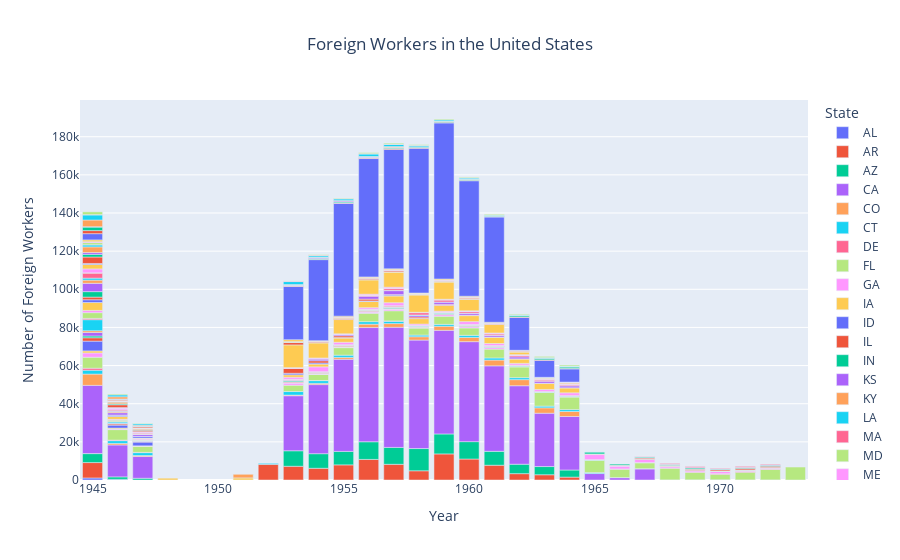

Notebook cell for this chart:
### Markdown cell above
**3. Create a graph that shows the changes in the number of foreign workers over time.**

*NOTE: This should hopefully be a quick step because you can just adjust your code from question 3 in the previous section!!*

### Code cell
#filter out missing data
foreign = farmworkers_df[farmworkers_df['TotalForeign'].notna()]
foreign = foreign[foreign['TotalForeign'] > 0.0]

foreign = foreign.groupby(['State', 'Year'])['TotalForeign'].mean().reset_index()

foreignfig = px.bar(foreign, x='Year', y='TotalForeign', color='State', title='Foreign Workers in the United States',
                   labels={'TotalForeign': 'Number of Foreign Workers'})
foreignfig.update_layout(title={'x':0.5, 'xanchor': 'center'})

### Figure 1 — Plotly figure (JSON) as saved in the notebook; plotly's stock layout.template omitted (floating-point values rounded to 4 significant figures)
{"data": [{"alignmentgroup": "True", "hovertemplate": "State=AL<br>Year=%{x}<br>Number of Foreign Workers=%{y}<extra></extra>", "legendgroup": "AL", "marker": {"color": "#636efa", "pattern": {"shape": ""}}, "name": "AL", "offsetgroup": "AL", "orientation": "v", "showlegend": true, "textposition": "auto", "type": "bar", "x": [1945, 1946], "xaxis": "x", "y": [1063.0, 350.3], "yaxis": "y"}, {"alignmentgroup": "True", "hovertemplate": "State=AR<br>Year=%{x}<br>Number of Foreign Workers=%{y}<extra></extra>", "legendgroup": "AR", "marker": {"color": "#EF553B", "pattern": {"shape": ""}}, "name": "AR", "offsetgroup": "AR", "orientation": "v", "showlegend": true, "textposition": "auto", "type": "bar", "x": [1945, 1952, 1953, 1954, 1955, 1956, 1957, 1958, 1959, 1960, 1961, 1962, 1963, 1964], "xaxis": "x", "y": [8076.0, 8204.0, 7192, 6149, 7936.0, 10800.0, 8229, 4834.0, 13680.0, 11000.0, 7742.0, 3330, 2756.0, 1509.0], "yaxis": "y"}, {"alignmentgroup": "True", "hovertemplate": "State=AZ<br>Year=%{x}<br>Number of Foreign Workers=%{y}<extra></extra>", "legendgroup": "AZ", "marker": {"color": "#00cc96", "pattern": {"shape": ""}}, "name": "AZ", "offsetgroup": "AZ", "orientation": "v", "showlegend": true, "textposition": "auto", "type": "bar", "x": [1945, 1946, 1947, 1953, 1954, 1955, 1956, 1957, 1958, 1959, 1960, 1961, 1962, 1963, 1964], "xaxis": "x", "y": [4701.0, 1281.0, 900.5, 8136, 7644, 7055.0, 9256.0, 8850.0, 11660.0, 10470.0, 9118.0, 7295.0, 4938.0, 4296, 3730.0], "yaxis": "y"}, {"alignmentgroup": "True", "hovertemplate": "State=CA<br>Year=%{x}<br>Number of Foreign Workers=%{y}<extra></extra>", "legendgroup": "CA", "marker": {"color": "#ab63fa", "pattern": {"shape": ""}}, "name": "CA", "offsetgroup": "CA", "orientation": "v", "showlegend": true, "textposition": "auto", "type": "bar", "x": [1945, 1946, 1947, 1953, 1954, 1955, 1956, 1957, 1958, 1959, 1960, 1961, 1962, 1963, 1964, 1965, 1966, 1967], "xaxis": "x", "y": [35780.0, 16750.0, 11410.0, 28870.0, 36230.0, 48325, 59885, 63010, 56875, 54320.0, 52410.0, 44830.0, 41160.0, 27980.0, 28060.0, 3387.0, 1232.0, 5850], "yaxis": "y"}, {"alignmentgroup": "True", "hovertemplate": "State=CO<br>Year=%{x}<br>Number of Foreign Workers=%{y}<extra></extra>", "legendgroup": "CO", "marker": {"color": "#FFA15A", "pattern": {"shape": ""}}, "name": "CO", "offsetgroup": "CO", "orientation": "v", "showlegend": true, "textposition": "auto", "type": "bar", "x": [1945, 1946, 1947, 1953, 1954, 1955, 1956, 1957, 1958, 1959, 1960, 1961, 1962, 1963, 1964], "xaxis": "x", "y": [5916.0, 809.8, 518, 341, 659.2, 974.8, 1784.0, 1924.0, 1762.0, 2167.0, 2232.0, 3033.0, 3192.0, 2811.0, 2625.0], "yaxis": "y"}, {"alignmentgroup": "True", "hovertemplate": "State=CT<br>Year=%{x}<br>Number of Foreign Workers=%{y}<extra></extra>", "legendgroup": "CT", "marker": {"color": "#19d3f3", "pattern": {"shape": ""}}, "name": "CT", "offsetgroup": "CT", "orientation": "v", "showlegend": true, "textposition": "auto", "type": "bar", "x": [1945, 1946, 1947, 1953, 1954, 1955, 1956, 1957, 1958, 1959, 1960, 1961, 1962, 1963, 1964, 1965, 1966, 1967, 1968, 1969, 1970, 1971, 1972], "xaxis": "x", "y": [2033.0, 1435.0, 1522.0, 1850, 1409.0, 1161.0, 1303.0, 1272.0, 857.5, 967.1, 1073.0, 1089.0, 1038.0, 882.5, 988.3, 492, 50, 90, 64, 89.5, 100, 60, 55], "yaxis": "y"}, {"alignmentgroup": "True", "hovertemplate": "State=DE<br>Year=%{x}<br>Number of Foreign Workers=%{y}<extra></extra>", "legendgroup": "DE", "marker": {"color": "#FF6692", "pattern": {"shape": ""}}, "name": "DE", "offsetgroup": "DE", "orientation": "v", "showlegend": true, "textposition": "auto", "type": "bar", "x": [1945, 1946, 1947, 1954, 1957], "xaxis": "x", "y": [1050.0, 300.2, 134.4, 86, 115], "yaxis": "y"}, {"alignmentgroup": "True", "hovertemplate": "State=FL<br>Year=%{x}<br>Number of Foreign Workers=%{y}<extra></extra>", "legendgroup": "FL", "marker": {"color": "#B6E880", "pattern": {"shape": ""}}, "name": "FL", "offsetgroup": "FL", "orientation": "v", "showlegend": true, "textposition": "auto", "type": "bar", "x": [1945, 1946, 1947, 1953, 1954, 1955, 1956, 1957, 1958, 1959, 1960, 1961, 1962, 1963, 1964, 1965, 1966, 1967, 1968, 1969, 1970, 1971, 1972, 1973], "xaxis": "x", "y": [5757.0, 5503.0, 3115.0, 3315.0, 3184.0, 3936.0, 4413.0, 5348.0, 3664.0, 4266.0, 3886.0, 4653.0, 5678.0, 7205, 6637.0, 6518.0, 4380, 3074.0, 6083.0, 3886.0, 2882.0, 3994.0, 5459.0, 6802.0], "yaxis": "y"}, {"alignmentgroup": "True", "hovertemplate": "State=GA<br>Year=%{x}<br>Number of Foreign Workers=%{y}<extra></extra>", "legendgroup": "GA", "marker": {"color": "#FF97FF", "pattern": {"shape": ""}}, "name": "GA", "offsetgroup": "GA", "orientation": "v", "showlegend": true, "textposition": "auto", "type": "bar", "x": [1945, 1946, 1947, 1953, 1954, 1955, 1956, 1957, 1958, 1959, 1960, 1961], "xaxis": "x", "y": [2243.0, 361.3, 142.7, 1152, 212.5, 242.3, 646.7, 888, 439, 821, 644.5, 763.5], "yaxis": "y"}, {"alignmentgroup": "True", "hovertemplate": "State=IA<br>Year=%{x}<br>Number of Foreign Workers=%{y}<extra></extra>", "legendgroup": "IA", "marker": {"color": "#FECB52", "pattern": {"shape": ""}}, "name": "IA", "offsetgroup": "IA", "orientation": "v", "showlegend": true, "textposition": "auto", "type": "bar", "x": [1945, 1946, 1947, 1953, 1954, 1955, 1956, 1957, 1958, 1959, 1960, 1961, 1962], "xaxis": "x", "y": [1079.0, 451.8, 172.6, 113.5, 256, 163.3, 63.67, 32, 44, 48.33, 70.67, 193, 98.5], "yaxis": "y"}, {"alignmentgroup": "True", "hovertemplate": "State=ID<br>Year=%{x}<br>Number of Foreign Workers=%{y}<extra></extra>", "legendgroup": "ID", "marker": {"color": "#636efa", "pattern": {"shape": ""}}, "name": "ID", "offsetgroup": "ID", "orientation": "v", "showlegend": true, "textposition": "auto", "type": "bar", "x": [1945, 1946, 1947, 1953, 1954, 1955, 1956, 1957], "xaxis": "x", "y": [5128, 1531.0, 1957.0, 144, 159.4, 179.2, 177.2, 127.2], "yaxis": "y"}, {"alignmentgroup": "True", "hovertemplate": "State=IL<br>Year=%{x}<br>Number of Foreign Workers=%{y}<extra></extra>", "legendgroup": "IL", "marker": {"color": "#EF553B", "pattern": {"shape": ""}}, "name": "IL", "offsetgroup": "IL", "orientation": "v", "showlegend": true, "textposition": "auto", "type": "bar", "x": [1945, 1946, 1947, 1953, 1954, 1955, 1956, 1957, 1958, 1959, 1960, 1961, 1962, 1963], "xaxis": "x", "y": [1750.0, 648, 363.5, 394, 276.4, 348.2, 295.4, 213.8, 172.2, 223.5, 244, 47.5, 113, 35], "yaxis": "y"}, {"alignmentgroup": "True", "hovertemplate": "State=IN<br>Year=%{x}<br>Number of Foreign Workers=%{y}<extra></extra>", "legendgroup": "IN", "marker": {"color": "#00cc96", "pattern": {"shape": ""}}, "name": "IN", "offsetgroup": "IN", "orientation": "v", "showlegend": true, "textposition": "auto", "type": "bar", "x": [1945, 1946, 1947, 1953, 1954, 1955, 1956, 1957, 1958, 1959, 1960, 1961, 1962, 1963, 1964], "xaxis": "x", "y": [942.1, 153.8, 123.4, 543.5, 212.2, 249.4, 395.9, 553.3, 418.8, 580.4, 446.3, 439, 312.2, 185.5, 101], "yaxis": "y"}, {"alignmentgroup": "True", "hovertemplate": "State=KS<br>Year=%{x}<br>Number of Foreign Workers=%{y}<extra></extra>", "legendgroup": "KS", "marker": {"color": "#ab63fa", "pattern": {"shape": ""}}, "name": "KS", "offsetgroup": "KS", "orientation": "v", "showlegend": true, "textposition": "auto", "type": "bar", "x": [1945, 1946, 1947, 1956, 1957, 1958, 1959, 1960, 1961, 1962, 1963, 1964], "xaxis": "x", "y": [1812, 183.6, 188.6, 28.67, 95, 39, 12.6, 14.17, 34, 78.5, 80.5, 143.3], "yaxis": "y"}, {"alignmentgroup": "True", "hovertemplate": "State=KY<br>Year=%{x}<br>Number of Foreign Workers=%{y}<extra></extra>", "legendgroup": "KY", "marker": {"color": "#FFA15A", "pattern": {"shape": ""}}, "name": "KY", "offsetgroup": "KY", "orientation": "v", "showlegend": true, "textposition": "auto", "type": "bar", "x": [1945, 1953, 1956, 1957, 1958, 1959, 1960, 1961], "xaxis": "x", "y": [935.6, 73.5, 193.5, 142.4, 96, 162.6, 94.25, 57], "yaxis": "y"}, {"alignmentgroup": "True", "hovertemplate": "State=LA<br>Year=%{x}<br>Number of Foreign Workers=%{y}<extra></extra>", "legendgroup": "LA", "marker": {"color": "#19d3f3", "pattern": {"shape": ""}}, "name": "LA", "offsetgroup": "LA", "orientation": "v", "showlegend": true, "textposition": "auto", "type": "bar", "x": [1945, 1946, 1947, 1952, 1953, 1964, 1965], "xaxis": "x", "y": [5800.0, 682.8, 204, 534, 177.3, 202.7, 138], "yaxis": "y"}, {"alignmentgroup": "True", "hovertemplate": "State=MA<br>Year=%{x}<br>Number of Foreign Workers=%{y}<extra></extra>", "legendgroup": "MA", "marker": {"color": "#FF6692", "pattern": {"shape": ""}}, "name": "MA", "offsetgroup": "MA", "orientation": "v", "showlegend": true, "textposition": "auto", "type": "bar", "x": [1945, 1946, 1947, 1953, 1954, 1955, 1956, 1957, 1958, 1959, 1960, 1961, 1962, 1963, 1964, 1965, 1966, 1967, 1968, 1969, 1970, 1971, 1972], "xaxis": "x", "y": [683.9, 201.2, 98.55, 454, 239, 242.5, 231.4, 511.6, 147.1, 203.3, 319.7, 316.4, 340.1, 241.8, 342.8, 157.6, 134.5, 136, 185, 308.5, 358, 401.5, 292], "yaxis": "y"}, {"alignmentgroup": "True", "hovertemplate": "State=MD<br>Year=%{x}<br>Number of Foreign Workers=%{y}<extra></extra>", "legendgroup": "MD", "marker": {"color": "#B6E880", "pattern": {"shape": ""}}, "name": "MD", "offsetgroup": "MD", "orientation": "v", "showlegend": true, "textposition": "auto", "type": "bar", "x": [1945, 1946, 1947, 1953, 1954, 1955, 1956, 1957, 1958, 1959, 1960, 1961, 1962], "xaxis": "x", "y": [3002.0, 736.5, 342.8, 85.33, 86.92, 121.7, 81.67, 74.17, 32.2, 38.14, 19.33, 18.5, 11], "yaxis": "y"}, {"alignmentgroup": "True", "hovertemplate": "State=ME<br>Year=%{x}<br>Number of Foreign Workers=%{y}<extra></extra>", "legendgroup": "ME", "marker": {"color": "#FF97FF", "pattern": {"shape": ""}}, "name": "ME", "offsetgroup": "ME", "orientation": "v", "showlegend": true, "textposition": "auto", "type": "bar", "x": [1945, 1946, 1947, 1953, 1954, 1955, 1956, 1957, 1958, 1959, 1960, 1961, 1962, 1963, 1964, 1965, 1966, 1967, 1968, 1969, 1970, 1971, 1972], "xaxis": "x", "y": [1165.0, 446.4, 610.7, 1052, 2534.0, 1278, 821.7, 1585.0, 739.2, 560.2, 1469, 1067.0, 868, 1011, 1384.0, 2662.0, 1503, 1618.0, 744, 653, 1147, 581, 425], "yaxis": "y"}, {"alignmentgroup": "True", "hovertemplate": "State=MI<br>Year=%{x}<br>Number of Foreign Workers=%{y}<extra></extra>", "legendgroup": "MI", "marker": {"color": "#FECB52", "pattern": {"shape": ""}}, "name": "MI", "offsetgroup": "MI", "orientation": "v", "showlegend": true, "textposition": "auto", "type": "bar", "x": [1945, 1946, 1947, 1948, 1951, 1953, 1954, 1955, 1956, 1957, 1958, 1959, 1960, 1961, 1962, 1963, 1964], "xaxis": "x", "y": [4147.0, 1456.0, 225.2, 947.4, 1104.0, 1279, 1436.0, 2226.0, 3216.0, 3520.0, 2843.0, 2989.0, 3138.0, 3294.0, 2306.0, 3225.0, 2616.0], "yaxis": "y"}, {"alignmentgroup": "True", "hovertemplate": "State=MN<br>Year=%{x}<br>Number of Foreign Workers=%{y}<extra></extra>", "legendgroup": "MN", "marker": {"color": "#636efa", "pattern": {"shape": ""}}, "name": "MN", "offsetgroup": "MN", "orientation": "v", "showlegend": true, "textposition": "auto", "type": "bar", "x": [1945, 1946, 1947, 1953, 1954, 1955, 1956, 1957, 1958, 1959, 1960, 1961, 1962, 1963, 1964], "xaxis": "x", "y": [1461.0, 766.6, 876.1, 786, 587, 255.7, 305, 484.7, 163.3, 89.17, 71.6, 115.7, 73, 57.25, 14], "yaxis": "y"}, {"alignmentgroup": "True", "hovertemplate": "State=MO<br>Year=%{x}<br>Number of Foreign Workers=%{y}<extra></extra>", "legendgroup": "MO", "marker": {"color": "#EF553B", "pattern": {"shape": ""}}, "name": "MO", "offsetgroup": "MO", "orientation": "v", "showlegend": true, "textposition": "auto", "type": "bar", "x": [1945, 1946, 1947, 1953, 1954, 1955, 1956, 1957, 1958, 1959, 1960], "xaxis": "x", "y": [1383.0, 34.17, 16.18, 2600, 1163.0, 906, 938.3, 227.5, 685, 497, 194.8], "yaxis": "y"}, {"alignmentgroup": "True", "hovertemplate": "State=MS<br>Year=%{x}<br>Number of Foreign Workers=%{y}<extra></extra>", "legendgroup": "MS", "marker": {"color": "#00cc96", "pattern": {"shape": ""}}, "name": "MS", "offsetgroup": "MS", "orientation": "v", "showlegend": true, "textposition": "auto", "type": "bar", "x": [1945], "xaxis": "x", "y": [2867.0], "yaxis": "y"}, {"alignmentgroup": "True", "hovertemplate": "State=MT<br>Year=%{x}<br>Number of Foreign Workers=%{y}<extra></extra>", "legendgroup": "MT", "marker": {"color": "#ab63fa", "pattern": {"shape": ""}}, "name": "MT", "offsetgroup": "MT", "orientation": "v", "showlegend": true, "textposition": "auto", "type": "bar", "x": [1945, 1946, 1947, 1954, 1955, 1956, 1957, 1958, 1959, 1960, 1961, 1962, 1963, 1964], "xaxis": "x", "y": [4357.0, 1215.0, 986.7, 877.7, 627.7, 1507, 2082.0, 831, 1217, 1002, 798.7, 1011.0, 981.7, 983.5], "yaxis": "y"}, {"alignmentgroup": "True", "hovertemplate": "State=NC<br>Year=%{x}<br>Number of Foreign Workers=%{y}<extra></extra>", "legendgroup": "NC", "marker": {"color": "#FFA15A", "pattern": {"shape": ""}}, "name": "NC", "offsetgroup": "NC", "orientation": "v", "showlegend": true, "textposition": "auto", "type": "bar", "x": [1945, 1946, 1947], "xaxis": "x", "y": [1681.0, 512.9, 235.9], "yaxis": "y"}, {"alignmentgroup": "True", "hovertemplate": "State=ND<br>Year=%{x}<br>Number of Foreign Workers=%{y}<extra></extra>", "legendgroup": "ND", "marker": {"color": "#19d3f3", "pattern": {"shape": ""}}, "name": "ND", "offsetgroup": "ND", "orientation": "v", "showlegend": true, "textposition": "auto", "type": "bar", "x": [1945, 1946, 1947, 1957, 1958, 1959, 1960, 1961], "xaxis": "x", "y": [1039.0, 242.2, 58.22, 170, 249, 36, 54, 108], "yaxis": "y"}, {"alignmentgroup": "True", "hovertemplate": "State=NE<br>Year=%{x}<br>Number of Foreign Workers=%{y}<extra></extra>", "legendgroup": "NE", "marker": {"color": "#FF6692", "pattern": {"shape": ""}}, "name": "NE", "offsetgroup": "NE", "orientation": "v", "showlegend": true, "textposition": "auto", "type": "bar", "x": [1945, 1946, 1947, 1954, 1955, 1956, 1957, 1958, 1959, 1960, 1961, 1962, 1963, 1964], "xaxis": "x", "y": [2665.0, 663.8, 505.9, 209.5, 123.9, 450.8, 896.7, 1202.0, 1072, 811.3, 765.3, 702, 681.8, 546.3], "yaxis": "y"}, {"alignmentgroup": "True", "hovertemplate": "State=NH<br>Year=%{x}<br>Number of Foreign Workers=%{y}<extra></extra>", "legendgroup": "NH", "marker": {"color": "#B6E880", "pattern": {"shape": ""}}, "name": "NH", "offsetgroup": "NH", "orientation": "v", "showlegend": true, "textposition": "auto", "type": "bar", "x": [1945, 1946, 1947, 1953, 1956, 1957, 1958, 1959, 1960, 1961, 1962, 1963, 1964, 1965, 1966, 1967, 1968, 1969, 1970, 1971, 1972], "xaxis": "x", "y": [124.6, 97.92, 45.5, 67, 58, 57.25, 50.25, 62, 55.2, 57.75, 105.2, 131, 76.5, 77, 125.5, 150, 213, 92, 218, 274, 311], "yaxis": "y"}, {"alignmentgroup": "True", "hovertemplate": "State=NJ<br>Year=%{x}<br>Number of Foreign Workers=%{y}<extra></extra>", "legendgroup": "NJ", "marker": {"color": "#FF97FF", "pattern": {"shape": ""}}, "name": "NJ", "offsetgroup": "NJ", "orientation": "v", "showlegend": true, "textposition": "auto", "type": "bar", "x": [1945, 1946, 1947, 1953, 1954, 1955, 1956, 1957, 1958, 1959, 1960, 1961, 1962, 1963, 1964], "xaxis": "x", "y": [2045.0, 927.1, 475.8, 286.3, 366.6, 315.5, 583.9, 696.6, 161.5, 305.7, 345.7, 377.7, 362.7, 335.7, 344.3], "yaxis": "y"}, {"alignmentgroup": "True", "hovertemplate": "State=NM<br>Year=%{x}<br>Number of Foreign Workers=%{y}<extra></extra>", "legendgroup": "NM", "marker": {"color": "#FECB52", "pattern": {"shape": ""}}, "name": "NM", "offsetgroup": "NM", "orientation": "v", "showlegend": true, "textposition": "auto", "type": "bar", "x": [1945, 1946, 1953, 1954, 1955, 1956, 1957, 1958, 1959, 1960, 1961, 1962, 1963, 1964], "xaxis": "x", "y": [2312.0, 22.38, 11933, 7960.0, 7463.0, 7571.0, 7945, 9125.0, 9087.0, 6082.0, 4514.0, 1443.0, 543.8, 476], "yaxis": "y"}, {"alignmentgroup": "True", "hovertemplate": "State=NV<br>Year=%{x}<br>Number of Foreign Workers=%{y}<extra></extra>", "legendgroup": "NV", "marker": {"color": "#636efa", "pattern": {"shape": ""}}, "name": "NV", "offsetgroup": "NV", "orientation": "v", "showlegend": true, "textposition": "auto", "type": "bar", "x": [1945, 1946, 1947, 1954, 1955, 1956, 1957, 1958, 1959, 1960, 1961, 1962, 1963], "xaxis": "x", "y": [535.8, 220, 119.1, 60, 43, 22.33, 31, 39.57, 37.71, 60.86, 25.14, 29, 29], "yaxis": "y"}, {"alignmentgroup": "True", "hovertemplate": "State=NY<br>Year=%{x}<br>Number of Foreign Workers=%{y}<extra></extra>", "legendgroup": "NY", "marker": {"color": "#EF553B", "pattern": {"shape": ""}}, "name": "NY", "offsetgroup": "NY", "orientation": "v", "showlegend": true, "textposition": "auto", "type": "bar", "x": [1945, 1946, 1947, 1953, 1954, 1955, 1956, 1957, 1958, 1959, 1960, 1961, 1962, 1963, 1964, 1965, 1966, 1967, 1968, 1969, 1970, 1971, 1972], "xaxis": "x", "y": [3396.0, 1476.0, 761.8, 1235, 474.2, 454.1, 491.4, 609.4, 222, 388, 435.7, 286, 340.7, 217, 288, 210.7, 320, 651.5, 403, 669.7, 640.7, 774.3, 667], "yaxis": "y"}, {"alignmentgroup": "True", "hovertemplate": "State=OH<br>Year=%{x}<br>Number of Foreign Workers=%{y}<extra></extra>", "legendgroup": "OH", "marker": {"color": "#00cc96", "pattern": {"shape": ""}}, "name": "OH", "offsetgroup": "OH", "orientation": "v", "showlegend": true, "textposition": "auto", "type": "bar", "x": [1945, 1946, 1947, 1953, 1954, 1955, 1956, 1957, 1958, 1959], "xaxis": "x", "y": [1395.0, 489.6, 261, 204, 64, 46, 58.8, 74.33, 60, 30], "yaxis": "y"}, {"alignmentgroup": "True", "hovertemplate": "State=OK<br>Year=%{x}<br>Number of Foreign Workers=%{y}<extra></extra>", "legendgroup": "OK", "marker": {"color": "#ab63fa", "pattern": {"shape": ""}}, "name": "OK", "offsetgroup": "OK", "orientation": "v", "showlegend": true, "textposition": "auto", "type": "bar", "x": [1945], "xaxis": "x", "y": [935.5], "yaxis": "y"}, {"alignmentgroup": "True", "hovertemplate": "State=OR<br>Year=%{x}<br>Number of Foreign Workers=%{y}<extra></extra>", "legendgroup": "OR", "marker": {"color": "#FFA15A", "pattern": {"shape": ""}}, "name": "OR", "offsetgroup": "OR", "orientation": "v", "showlegend": true, "textposition": "auto", "type": "bar", "x": [1945, 1946, 1947, 1953, 1955, 1956, 1957, 1958, 1959, 1960, 1961, 1962, 1963, 1964], "xaxis": "x", "y": [2982.0, 901.8, 486, 216, 590.5, 349.6, 205, 199, 359, 349, 327, 234, 67, 187], "yaxis": "y"}, {"alignmentgroup": "True", "hovertemplate": "State=PA<br>Year=%{x}<br>Number of Foreign Workers=%{y}<extra></extra>", "legendgroup": "PA", "marker": {"color": "#19d3f3", "pattern": {"shape": ""}}, "name": "PA", "offsetgroup": "PA", "orientation": "v", "showlegend": true, "textposition": "auto", "type": "bar", "x": [1945, 1946, 1947, 1953], "xaxis": "x", "y": [1105.0, 310.7, 178.9, 72], "yaxis": "y"}, {"alignmentgroup": "True", "hovertemplate": "State=RI<br>Year=%{x}<br>Number of Foreign Workers=%{y}<extra></extra>", "legendgroup": "RI", "marker": {"color": "#FF6692", "pattern": {"shape": ""}}, "name": "RI", "offsetgroup": "RI", "orientation": "v", "showlegend": true, "textposition": "auto", "type": "bar", "x": [1945, 1946, 1947, 1963, 1964, 1965, 1966, 1967, 1968, 1969], "xaxis": "x", "y": [14.12, 6.75, 3.545, 38.67, 37, 19.67, 32, 34, 23, 23], "yaxis": "y"}, {"alignmentgroup": "True", "hovertemplate": "State=SC<br>Year=%{x}<br>Number of Foreign Workers=%{y}<extra></extra>", "legendgroup": "SC", "marker": {"color": "#B6E880", "pattern": {"shape": ""}}, "name": "SC", "offsetgroup": "SC", "orientation": "v", "showlegend": true, "textposition": "auto", "type": "bar", "x": [1945], "xaxis": "x", "y": [1121.0], "yaxis": "y"}, {"alignmentgroup": "True", "hovertemplate": "State=SD<br>Year=%{x}<br>Number of Foreign Workers=%{y}<extra></extra>", "legendgroup": "SD", "marker": {"color": "#FF97FF", "pattern": {"shape": ""}}, "name": "SD", "offsetgroup": "SD", "orientation": "v", "showlegend": true, "textposition": "auto", "type": "bar", "x": [1945, 1946, 1947, 1954, 1955, 1956, 1957, 1958, 1959, 1960, 1961, 1962, 1963, 1964], "xaxis": "x", "y": [471.8, 234.5, 144.8, 209.5, 111, 202, 296, 167.5, 216, 229, 125.5, 84, 49, 51], "yaxis": "y"}, {"alignmentgroup": "True", "hovertemplate": "State=TN<br>Year=%{x}<br>Number of Foreign Workers=%{y}<extra></extra>", "legendgroup": "TN", "marker": {"color": "#FECB52", "pattern": {"shape": ""}}, "name": "TN", "offsetgroup": "TN", "orientation": "v", "showlegend": true, "textposition": "auto", "type": "bar", "x": [1945, 1946, 1947, 1953, 1954, 1955, 1956, 1957, 1958, 1959, 1960, 1961, 1962], "xaxis": "x", "y": [947.8, 214.5, 152, 1014, 315, 548.7, 376.2, 453.2, 269.8, 503.2, 478.8, 331, 165], "yaxis": "y"}, {"alignmentgroup": "True", "hovertemplate": "State=TX<br>Year=%{x}<br>Number of Foreign Workers=%{y}<extra></extra>", "legendgroup": "TX", "marker": {"color": "#636efa", "pattern": {"shape": ""}}, "name": "TX", "offsetgroup": "TX", "orientation": "v", "showlegend": true, "textposition": "auto", "type": "bar", "x": [1945, 1953, 1954, 1955, 1956, 1957, 1958, 1959, 1960, 1961, 1962, 1963, 1964], "xaxis": "x", "y": [3264.0, 27867, 42490.0, 59150, 62050.0, 62610.0, 75889, 81840.0, 60572, 55210.0, 17220.0, 8907.0, 6895], "yaxis": "y"}, {"alignmentgroup": "True", "hovertemplate": "State=UT<br>Year=%{x}<br>Number of Foreign Workers=%{y}<extra></extra>", "legendgroup": "UT", "marker": {"color": "#EF553B", "pattern": {"shape": ""}}, "name": "UT", "offsetgroup": "UT", "orientation": "v", "showlegend": true, "textposition": "auto", "type": "bar", "x": [1945, 1946, 1947, 1953, 1954, 1955, 1956, 1957, 1958, 1959, 1960, 1961, 1962, 1963, 1964], "xaxis": "x", "y": [1617.0, 410.3, 586.8, 293, 182, 217.7, 305.2, 461.3, 291.7, 335.6, 259.3, 208.3, 312, 291.3, 275.5], "yaxis": "y"}, {"alignmentgroup": "True", "hovertemplate": "State=VA<br>Year=%{x}<br>Number of Foreign Workers=%{y}<extra></extra>", "legendgroup": "VA", "marker": {"color": "#00cc96", "pattern": {"shape": ""}}, "name": "VA", "offsetgroup": "VA", "orientation": "v", "showlegend": true, "textposition": "auto", "type": "bar", "x": [1945, 1946, 1947, 1953, 1954, 1955, 1956, 1957, 1958, 1959, 1960, 1961, 1962, 1963, 1964, 1965, 1966, 1967, 1968, 1969, 1970, 1971, 1972], "xaxis": "x", "y": [1861, 312.4, 296.7, 346, 402, 477, 284.7, 448.3, 448, 614.3, 593, 384.3, 740, 826, 791, 1029, 574, 487, 494, 586, 384.3, 435, 532], "yaxis": "y"}, {"alignmentgroup": "True", "hovertemplate": "State=VT<br>Year=%{x}<br>Number of Foreign Workers=%{y}<extra></extra>", "legendgroup": "VT", "marker": {"color": "#ab63fa", "pattern": {"shape": ""}}, "name": "VT", "offsetgroup": "VT", "orientation": "v", "showlegend": true, "textposition": "auto", "type": "bar", "x": [1945, 1946, 1947, 1953, 1954, 1955, 1956, 1957, 1958, 1959, 1960, 1961, 1962, 1963, 1964, 1965, 1967, 1968, 1969, 1970, 1971, 1972], "xaxis": "x", "y": [174.9, 138.8, 61.8, 150, 500.4, 485.4, 243.4, 156, 50.4, 16.2, 45, 40, 82.5, 38, 81, 22.5, 98, 81, 212.5, 155.5, 178, 162], "yaxis": "y"}, {"alignmentgroup": "True", "hovertemplate": "State=WA<br>Year=%{x}<br>Number of Foreign Workers=%{y}<extra></extra>", "legendgroup": "WA", "marker": {"color": "#FFA15A", "pattern": {"shape": ""}}, "name": "WA", "offsetgroup": "WA", "orientation": "v", "showlegend": true, "textposition": "auto", "type": "bar", "x": [1945, 1946, 1947, 1951, 1953, 1954, 1955, 1956, 1957, 1959, 1960], "xaxis": "x", "y": [3520.0, 1175.0, 457.2, 1889.0, 239.7, 176.2, 271.5, 242.7, 451.2, 50, 60], "yaxis": "y"}, {"alignmentgroup": "True", "hovertemplate": "State=WI<br>Year=%{x}<br>Number of Foreign Workers=%{y}<extra></extra>", "legendgroup": "WI", "marker": {"color": "#19d3f3", "pattern": {"shape": ""}}, "name": "WI", "offsetgroup": "WI", "orientation": "v", "showlegend": true, "textposition": "auto", "type": "bar", "x": [1945, 1946, 1947, 1953, 1954, 1955, 1956, 1957, 1958, 1959, 1960, 1961, 1962, 1963, 1964], "xaxis": "x", "y": [2678.0, 993.1, 760.2, 1571.0, 783.3, 880.2, 1313.0, 1134.0, 647, 601.2, 488.4, 302, 241.2, 279.8, 314.8], "yaxis": "y"}, {"alignmentgroup": "True", "hovertemplate": "State=WV<br>Year=%{x}<br>Number of Foreign Workers=%{y}<extra></extra>", "legendgroup": "WV", "marker": {"color": "#FF6692", "pattern": {"shape": ""}}, "name": "WV", "offsetgroup": "WV", "orientation": "v", "showlegend": true, "textposition": "auto", "type": "bar", "x": [1945, 1953, 1954, 1955, 1956, 1957, 1958, 1964, 1967, 1968, 1969, 1970, 1971, 1972], "xaxis": "x", "y": [129.4, 280, 302, 161, 190, 147.3, 113.3, 8, 167.5, 403, 516.5, 285, 458.5, 360], "yaxis": "y"}, {"alignmentgroup": "True", "hovertemplate": "State=WY<br>Year=%{x}<br>Number of Foreign Workers=%{y}<extra></extra>", "legendgroup": "WY", "marker": {"color": "#B6E880", "pattern": {"shape": ""}}, "name": "WY", "offsetgroup": "WY", "orientation": "v", "showlegend": true, "textposition": "auto", "type": "bar", "x": [1945, 1946, 1947, 1953, 1954, 1955, 1956, 1957, 1958, 1959, 1960, 1961, 1962, 1963, 1964], "xaxis": "x", "y": [1464, 468.8, 258.6, 69, 281.2, 282, 523.8, 518.2, 394.8, 434.5, 351.2, 476, 396, 621.7, 592.3], "yaxis": "y"}], "layout": {"autosize": true, "barmode": "relative", "legend": {"title": {"text": "State"}, "tracegroupgap": 0}, "title": {"text": "Foreign Workers in the United States", "x": 0.5, "xanchor": "center"}, "xaxis": {"anchor": "y", "autorange": true, "domain": [0, 1], "range": [1944.0, 1974.0], "title": {"text": "Year"}, "type": "linear"}, "yaxis": {"anchor": "x", "autorange": true, "domain": [0, 1], "range": [0, 199300.0], "title": {"text": "Number of Foreign Workers"}, "type": "linear"}}}
